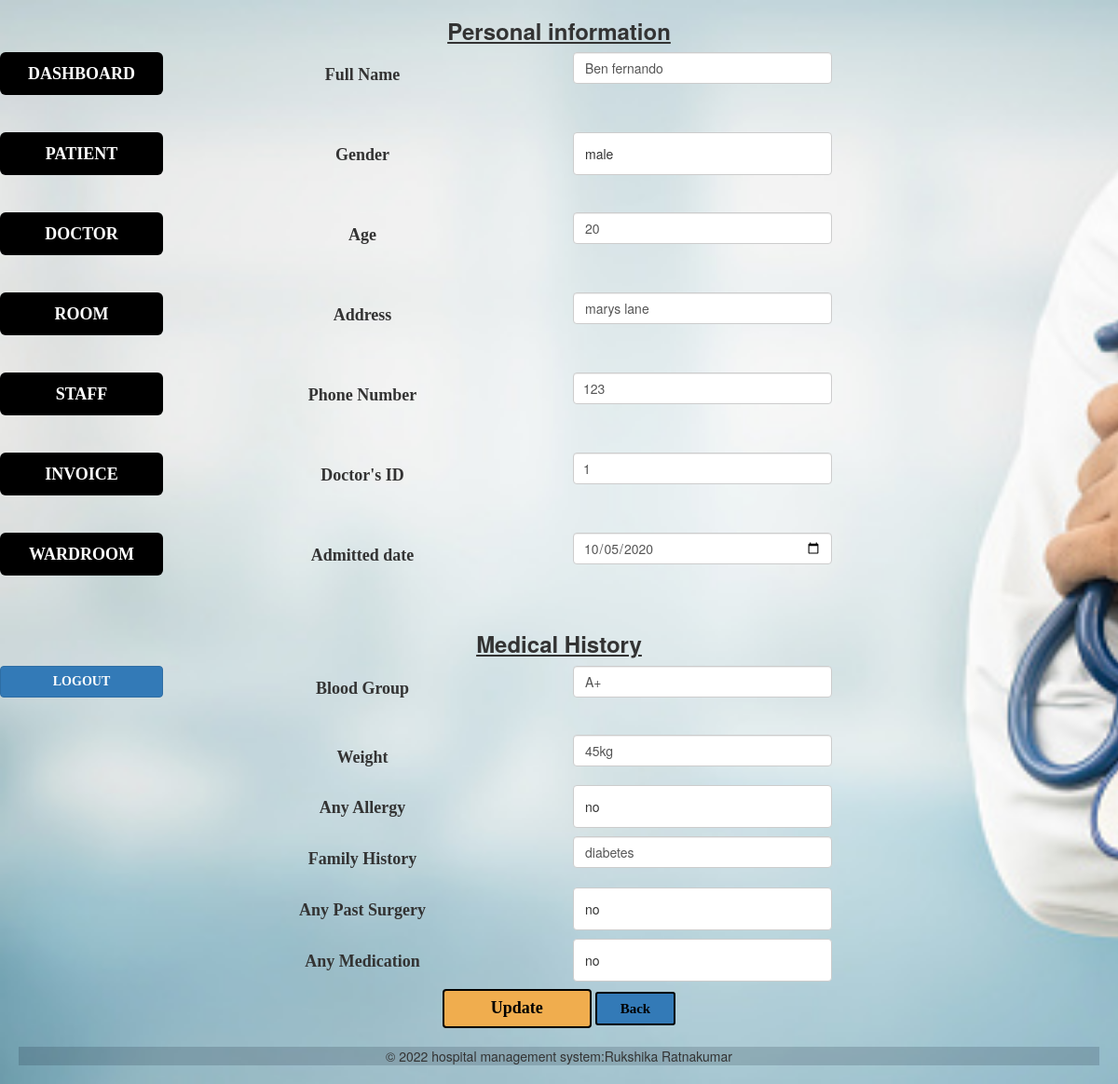
The app's page /rukshika/updatepatient.php?id=1 with its own data.
### tables this page shows
CREATE TABLE `patient` (
  `patient_id` int(50) NOT NULL,
  `patient_name` varchar(50) NOT NULL,
  `gender` varchar(50) NOT NULL,
  `age` int(50) NOT NULL,
  `address` varchar(50) NOT NULL,
  `phone_no` int(50) NOT NULL,
  `doctor_id` int(50) NOT NULL,
  `admitted_date` date NOT NULL,
  `blood_group` varchar(50) NOT NULL,
  `weight` varchar(50) NOT NULL,
  `alergies` varchar(50) NOT NULL,
  `family_history` varchar(50) NOT NULL,
  `surgeries` varchar(50) NOT NULL,
  `medication` varchar(50) NOT NULL,
  `wardroom_id` varchar(50) NOT NULL,
  `p_status` varchar(50) NOT NULL
);

### rukshika/updatepatient.php (the view, shortened to what this page needs)
<?php
include('config.php');
$id=$_GET["id"];
$pname='';
$gender='';
$age='';
$address='';
$phoneno='';
$did='';
$addate='';
$bgroup='';
$weight='';
$allergy='';
$famhis='';
$surgery='';
$med='';
$result=mysqli_query($conn,"select * from patient where patient_id=$id");
while($row = $result->fetch_assoc())
{
  $pname=$row["patient_name"];
  $gender=$row["gender"];
  $age=$row["age"];
  $address=$row["address"];
  $phoneno=$row["phone_no"];
  $did=$row["doctor_id"];
  $addate=$row["admitted_date"];
  $bgroup=$row["blood_group"];
  $weight=$row["weight"];
  $allergy=$row["alergies"];
  $famhis=$row["family_history"];
  $surgery=$row["surgeries"];
  $med=$row["medication"];
}
?>
<!DOCTYPE html>
<html lang="en">
<head>
    <link href="bootstrap-3.4.1-dist/css/bootstrap.min.css" rel="stylesheet" type="text/css">
    <link href="style.css" type="text/css" rel="stylesheet">
</head>
<body>
    <form action="" method="POST" name="">
        <div class="row">
        <h3><u>Personal information</u></h3>
        <div class="col-md-2">
        <a href="dashboard.html">
                    <button type="button" class="btn btn-secondary btn-lg btn-block" data-toggle="button" aria-pressed="false" autocomplete="off">
                       DASHBOARD
                      </button><br></a><br>
        </div>
        <div class="col-md-4">
            <label for="name">Full Name</label><br>
          </div>
          <div class="col-md-6">
          <input class="form-control" type="text"  id="name" name="name" value="<?php echo $pname; ?>" required>
          </div>
        </div>
        <div class="row">
        <div class="col-md-2">
        <a href="patient.php">
                    <button type="button" class="btn btn-secondary btn-lg btn-block" data-toggle="button" aria-pressed="false" autocomplete="off">
                        PATIENT
                       </button></a><br><br>
        </div>
          <div class="col-md-4">
            <label for="gender">Gender</label>
          </div>
          <div class="col-md-6">
            <input  type="text" id="male" name="gen" value="<?php echo $gender; ?>" required>
          </div>
        </div>
        <div class="row">
            <div class="col-md-2">
            <a href="doctor.php">
                    <button type="button" class="btn btn-secondary btn-lg btn-block" data-toggle="button" aria-pressed="false" autocomplete="off">
                        DOCTOR
                       </button></a><br><br>
            </div>
          <div class="col-md-4">
            <label for="age">Age</label>
          </div>
          <div class="col-md-6">
            <input class="form-control" type="text" id="ag" name="ag" value="<?php echo $age; ?>" required>
          </div>
        </div>
      <div class="row">
        <div class="col-md-2">
        <a href="room.php">
                    <button type="button" class="btn btn-secondary btn-lg btn-block" data-toggle="button" aria-pressed="false" autocomplete="off">
                        ROOM
                       </button></a><br><br>
        </div>
          <div class="col-md-4">
            <label for="address">Address</label>
          </div>
          <div class="col-md-6">
            <input class="form-control" type="text" id="add" name="add"  value="<?php echo $address; ?>" required>
          </div>
        </div>
      <div class="row">
        <div class="col-md-2">
        <a href="staff.php">
                    <button type="button" class="btn btn-secondary btn-lg btn-block" data-toggle="button" aria-pressed="false" autocomplete="off">
                        STAFF
                       </button></a><br><br>
        </div>
          <div class="col-md-4">
            <label for="phoneno">Phone Number</label>
          </div>
          <div class="col-md-6">
            <input class="form-control" type="number" id="phonen" name="phonen"  value="<?php echo $phoneno; ?>" required>
          </div>
        </div>
        <div class="row">
        <div class="col-md-2">
        <a href="invoice.php">
                    <button type="button" class="btn btn-secondary btn-lg btn-block" data-toggle="button" aria-pressed="false" autocomplete="off">
                        INVOICE
                       </button></a><br><br>
        </div>
          <div class="col-md-4">
            <label for="dname">Doctor's ID</label>
          </div>
          <div class="col-md-6">
            <input class="form-control" type="number" id="docid" name="docid" value="<?php echo $did; ?>" required>
          </div>
        </div>
      <div class="row">
        <div class="col-md-2">
        <a href="wardroom.php">
                    <button type="button" class="btn btn-secondary btn-lg btn-block" data-toggle="button" aria-pressed="false" autocomplete="off">
                        WARDROOM
                        </button></a><br><br>
        </div>
          <div class="col-md-4">
            <label for="date">Admitted date</label>
          </div>
          <div class="col-md-6">
            <input class="form-control" type="date" id="date" name="date" value="<?php echo $addate; ?>" required>
          </div>
        </div>
      <h3><u>Medical History</u></h3>
      <div class="row">
        <div class="col-md-2">
        <a href="LoginPage.html">
                    <button type="button" class="btn btn-primary btn-block" data-toggle="button" aria-pressed="false" autocomplete="off">
                        LOGOUT
                        </button></a><br><br>
        </div>
        <div class="col-md-4">
            <label for="blgroup">Blood Group</label>
        </div>
        <div class="col-md-6">
            <input class="form-control" type="text" id="blgroup" name="blgroup" value="<?php echo $bgroup; ?>" required>
        </div>
      </div>
      <div class="row">
        <div class="col-md-2"></div>
        <div class="col-md-4">
            <label for="weight">Weight</label>
        </div>
        <div class="col-md-6">
            <input class="form-control" type="text" id="wei" name="wei"  value="<?php echo $weight; ?>" required>
        </div>
      </div>
      <div class="row">
        <div class="col-md-2"></div>
        <div class="col-md-4">
            <label for="allergy">Any Allergy</label>
        </div>
        <div class="col-md-6">
               <input type="text" id="all" name="all"  value="<?php echo $allergy; ?>" required>
        </div>
      </div>
      <div class="row">
        <div class="col-md-2"></div>
        <div class="col-md-4">
            <label for="famhistory">Family History</label>
        </div>
        <div class="col-md-6">
            <input class="form-control" type="text" id="fam" name="fam"  value="<?php echo $famhis; ?>" required >
        </div>
      </div>
      <div class="row">
        <div class="col-md-2"></div>
        <div class="col-md-4">
            <label for="surgery">Any Past Surgery</label>
        </div>
        <div class="col-md-6">
                <input type="text" id="sur" name="sur" value="<?php echo $surgery; ?>" required>
        </div>
      </div>
      <div class="row">
        <div class="col-md-2"></div>
        <div class="col-md-4">
            <label for="medication">Any Medication</label>
        </div>
        <div class="col-md-6">
          <input  type="text" id="yes" name="medication" value="<?php echo $med; ?>" required>
        </div>
    </div>
    <button type="submit" name="update" class="btn btn-warning" style="font-size:18px;padding-left:50px;padding-right:50px;color:black;border:2px solid black;">Update</button>
    <a href="patient.php">
    <button type="button" class="btn btn-primary btn-sm" style="font-size:15px;padding-left:25px;padding-right:25px;color:black;border:2px solid black;">Back</button>  </a>
</form>
</body>
<footer style="padding:0px; margin:20px;background-color: rgba(2, 17, 30, 0.166);">
    <p>&copy; 2022 hospital management system:Rukshika Ratnakumar</p>
</footer>
</html>

### rukshika/style.css (style rules this page uses)
body { background-repeat:no-repeat; background-image: url("image/image3.jpg"); background-size: cover; }
.btn { font-weight: bolder; font-family: serif; }
.btn-secondary { background-color: black; color: white; font-weight: bolder; }
.btn-lg { font-weight: bolder; }
.btn-block { font-weight: bolder; }
input[type=text], select, textarea { width: 100%; padding: 12px; border: 1px solid #ccc; border-radius: 4px; resize: vertical; }
.form-control,.rounded { padding: 10px; }
label { padding: 12px 12px 12px 0; display: inline-block; }
.row:after { content: ""; display: table; clear: both; }
.btn-danger, .btn-warning { color: black; }
label { font-weight:bolder; font-size:18px; font-family:serif; }
h3 { font-weight:bolder; }
a:link { text-decoration: none; }

### rukshika/updatepatient.php (style rules this page uses)
.col-md-6 { width:25%; }
body { text-align:center; }

### records on screen
patient: name "Ben fernando", gen "male", ag "20", add "marys lane", phonen "123", docid "1", date "10/05/2020", blgroup "A+", wei "45kg", all "no", fam "diabetes", sur "no", medication "no"
